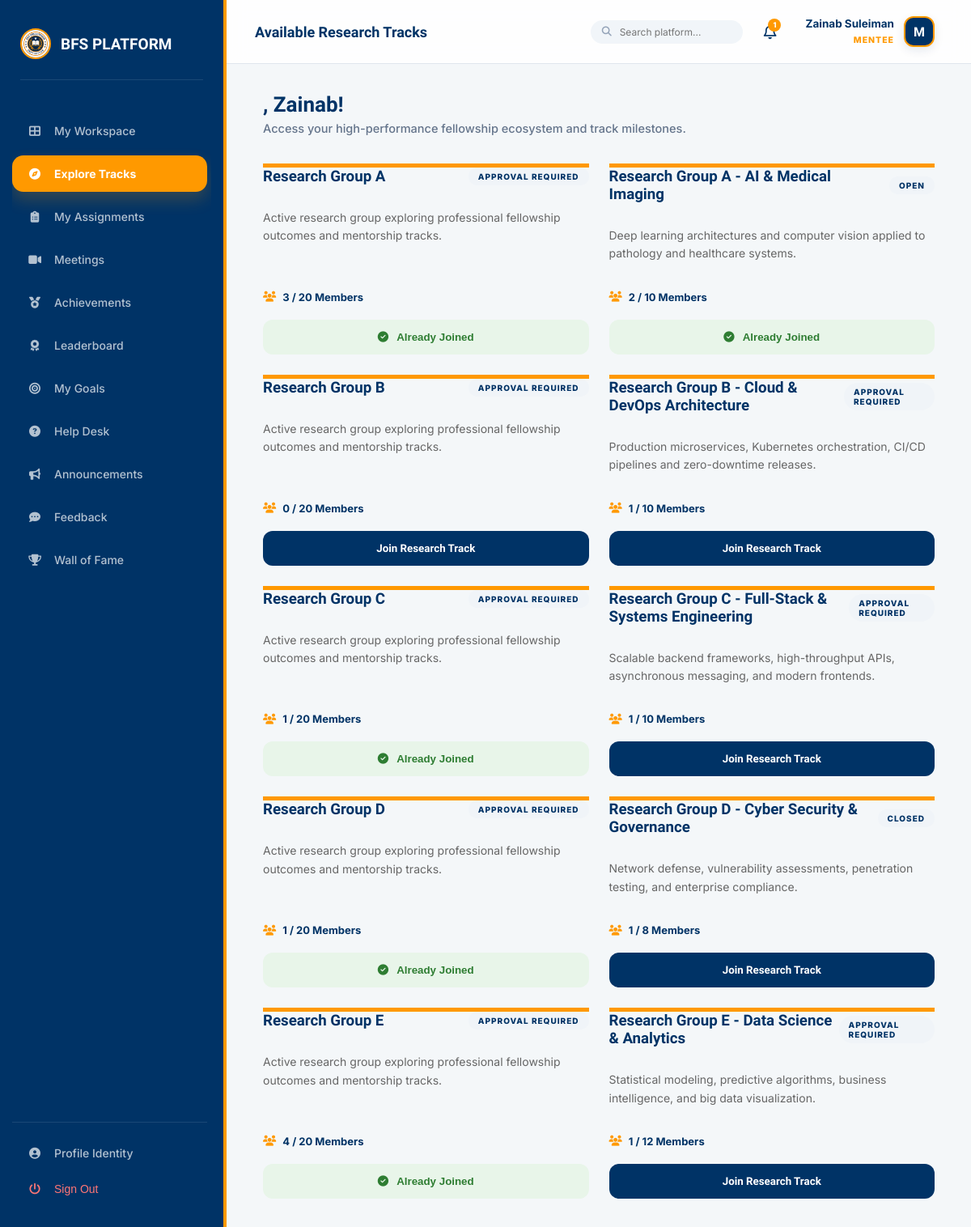
Screenshot of /groups/ (signed in) with the database file from the repository.
### accounts/models.py (models this page shows, shortened)
class User(AbstractUser):
    ROLE_CHOICES = [
        ('mentee', 'Mentee'),
        ('mentor', 'Mentor'),
        ('management', 'Management Team'),
        ('coordinator', 'Programme Coordinator'),
    ]
    role = models.CharField(max_length=20, choices=ROLE_CHOICES, default='mentee')
    phone = models.CharField(max_length=20, blank=True)
    bio = models.TextField(blank=True)
    avatar_url = models.URLField(blank=True)   # Link to OneDrive/SharePoint photo
    is_verified = models.BooleanField(default=False)
    linkedin_url = models.URLField(blank=True, verbose_name="LinkedIn Profile")
    github_url = models.URLField(blank=True, verbose_name="GitHub/Portfolio")
    cv_url = models.URLField(blank=True, verbose_name="CV/Resume (OneDrive Link)")
    qualification = models.CharField(max_length=120, blank=True, help_text="e.g. B.Sc, M.Sc, Ph.D, Professional Fellow")
    expertise = models.CharField(max_length=150, blank=True, help_text="e.g. Software Engineering, AI, Cloud, Research")
    academic_status = models.CharField(max_length=100, blank=True, help_text="e.g. Student, Recent Graduate, Professional")
    interests = models.TextField(blank=True, help_text="Areas of interest or specialization")
    career_goal = models.TextField(blank=True, help_text="Mentee primary career and learning goal")

### groups/models.py (models this page shows, shortened)
class Group(models.Model):
    JOIN_CHOICES = [('open', 'Open'), ('approval', 'Approval Required'), ('closed', 'Closed')]
    STATUS_CHOICES = [('active', 'Active'), ('archived', 'Archived')]
    name = models.CharField(max_length=120)
    description = models.TextField(blank=True)
    capacity = models.PositiveIntegerField(default=20)
    join_status = models.CharField(max_length=15, choices=JOIN_CHOICES, default='approval')
    status = models.CharField(max_length=10, choices=STATUS_CHOICES, default='active')
    mentor = models.ForeignKey(
        settings.AUTH_USER_MODEL,
        on_delete=models.SET_NULL,
        null=True,
        blank=True,
        related_name='mentored_groups'
    )
    coordinator = models.ForeignKey(
        settings.AUTH_USER_MODEL,
        on_delete=models.SET_NULL,
        null=True,
        related_name='coordinated_groups'
    )
    created_at = models.DateTimeField(auto_now_add=True)
    @property
    def member_count(self):
        return self.memberships.count()

### groups/views.py (the view)
# urls.py: path('', views.group_list, name='group_list'),
@role_required('coordinator', 'management', 'mentee', 'mentor')
def group_list(request):
    groups = Group.objects.filter(status='active').order_by('name')
    user_memberships = []
    user_requests = []
    if request.user.is_authenticated:
        user_memberships = GroupMembership.objects.filter(user=request.user).values_list('group_id', flat=True)
        user_requests = JoinRequest.objects.filter(user=request.user, status='pending').values_list('group_id', flat=True)
    return render(request, 'groups/group_list.html', {
        'groups': groups,
        'user_memberships': user_memberships,
        'user_requests': user_requests
    })

### accounts/permissions.py (called while the page is built)
def role_required(*roles):
    def check(user):
        if not user.is_authenticated:
            return False
        if user.role in roles:
            return True
        raise PermissionDenied
    return user_passes_test(check, login_url='accounts:login')

### notifications/context_processors.py (called while the page is built)
def notification_context(request):
    if request.user.is_authenticated:
        unread_count = Notification.objects.filter(user=request.user, is_read=False).count()
        latest = Notification.objects.filter(user=request.user).order_by('-created_at')[:5]
        return {
            'unread_notifications_count': unread_count,
            'latest_notifications': latest
        }
    return {
        'unread_notifications_count': 0,
        'latest_notifications': []
    }

### templates/groups/group_list.html (shortened to what this page needs)
{% extends 'base.html' %}
{% block header_title %}Available Research Tracks{% endblock %}
{% block content %}
<div class="group-grid" style="display: grid; grid-template-columns: repeat(auto-fit, minmax(320px, 1fr)); gap: 25px;">
    {% for group in groups %}
    <div class="card group-card" style="animation-delay: calc({{ forloop.index }} * 0.1s);">
        <div style="display: flex; justify-content: space-between; align-items: center; margin-bottom: 15px;">
            <h3 style="margin:0; font-family: 'Lexend'; color: var(--navy);">{{ group.name }}</h3>
            <span style="font-size: 10px; font-weight: 800; background: #f0f4f8; color: var(--navy); padding: 5px 12px; border-radius: 20px; letter-spacing: 1px;">
                {{ group.get_join_status_display|upper }}
            </span>
        </div>
        <p style="font-size: 14px; color: #666; flex: 1; line-height: 1.6;">
            {{ group.description|default:"Active research group exploring professional fellowship outcomes and mentorship tracks." }}
        </p>
        <div style="margin: 20px 0; font-size: 13px; color: var(--navy); font-weight: 700; display: flex; align-items: center; gap: 8px;">
            <i class="fas fa-users" style="color: var(--gold);"></i>
            {{ group.member_count }} / {{ group.capacity }} Members
        </div>
        {% if user.role == 'mentee' %}
            {% if group.id in user_memberships %}
                <button disabled style="background: #e8f5e9; color: #2e7d32; width: 100%; border: none; padding: 14px; border-radius: 12px; font-weight: 700; cursor: not-allowed; display: flex; align-items: center; justify-content: center; gap: 10px;">
                    <i class="fas fa-check-circle"></i> Already Joined
                </button>
            {% elif group.member_count >= group.capacity %}
                <button disabled style="background: #f5f5f5; color: #999; width: 100%; border: none; padding: 14px; border-radius: 12px; font-weight: 700; cursor: not-allowed;">
                    Group Capacity Full
                </button>
            {% else %}
                <button onclick="openJoinModal('{{ group.id }}', '{{ group.name }}')" class="btn-join-active" style="background: var(--navy); color: white; width: 100%; border: none; padding: 14px; border-radius: 12px; cursor: pointer; font-weight: 700; transition: 0.3s; font-family: 'Lexend';">
                    Join Research Track
                </button>
            {% endif %}
        {% endif %}
    </div>
    {% endfor %}
</div>
{% endblock %}

### templates/base.html (shortened to what this page needs)
{% load static %}
<!DOCTYPE html>
<html lang="en">
<head>
    <link rel="stylesheet" href="https://cdnjs.cloudflare.com/ajax/libs/font-awesome/6.4.0/css/all.min.css">
</head>
<body>
    <aside class="sidebar" id="sidebar">
        <div class="brand">
            <img src="{% static 'images/logo.jpg' %}" alt="BFS Logo">
            <span>BFS PLATFORM</span>
        </div>
        <nav class="nav-menu">
            {% if user.role == 'mentee' %}
                <a href="{% url 'dashboard:mentee_dashboard' %}" class="nav-item {% if request.resolver_match.url_name == 'mentee_dashboard' %}active{% endif %}">
                    <i class="fas fa-th-large"></i> My Workspace
                </a>
                <a href="{% url 'groups:group_list' %}" class="nav-item {% if 'groups' in request.path and 'meetings' not in request.path and 'pairings' not in request.path %}active{% endif %}">
                    <i class="fas fa-compass"></i> Explore Tracks
                </a>
                <a href="{% url 'tasks:my_tasks_list' %}" class="nav-item {% if 'tasks' in request.path %}active{% endif %}">
                    <i class="fas fa-clipboard-list"></i> My Assignments
                </a>
                <a href="{% url 'groups:meeting_list' %}" class="nav-item {% if 'meetings' in request.path %}active{% endif %}">
                    <i class="fas fa-video"></i> Meetings
                </a>
                <a href="{% url 'progress:achievements' %}" class="nav-item {% if 'achievements' in request.path %}active{% endif %}">
                    <i class="fas fa-medal"></i> Achievements
                </a>
                <a href="{% url 'progress:leaderboard' %}" class="nav-item {% if 'leaderboard' in request.path %}active{% endif %}">
                    <i class="fas fa-award"></i> Leaderboard
                </a>
                <a href="{% url 'progress:goals' %}" class="nav-item {% if 'goals' in request.path %}active{% endif %}">
                    <i class="fas fa-bullseye"></i> My Goals
                </a>
                <a href="{% url 'helpdesk:home' %}" class="nav-item {% if 'helpdesk' in request.path %}active{% endif %}">
                    <i class="fas fa-question-circle"></i> Help Desk
                </a>
                <a href="{% url 'announcements:list' %}" class="nav-item {% if 'announcements' in request.path %}active{% endif %}">
                    <i class="fas fa-bullhorn"></i> Announcements
                </a>
                <a href="{% url 'progress:feedback' %}" class="nav-item {% if 'feedback' in request.path %}active{% endif %}">
                    <i class="fas fa-comment-dots"></i> Feedback
                </a>
                <a href="{% url 'core:wall_of_fame' %}" class="nav-item {% if 'wall-of-fame' in request.path %}active{% endif %}">
                    <i class="fas fa-trophy"></i> Wall of Fame
                </a>
            {% endif %}
            <div style="margin-top: auto; border-top: 1px solid rgba(255,255,255,0.1); padding-top: 15px;">
                <a href="{% url 'accounts:profile' %}" class="nav-item {% if 'profile' in request.path %}active{% endif %}">
                    <i class="fas fa-user-circle"></i> Profile Identity
                </a>
                <button onclick="document.getElementById('logout-form').submit();" class="nav-item" style="color: #ff7675; cursor: pointer;">
                    <i class="fas fa-power-off"></i> Sign Out
                </button>
            </div>
        </nav>
    </aside>
    <main class="main">
        <header class="topbar">
            <div style="display: flex; align-items: center; gap: 15px;">
                <h2 style="margin:0; font-family:'Lexend'; font-size: 18px; color: var(--navy);">{% block header_title %}{% endblock %}</h2>
            </div>
            <div style="display: flex; align-items: center; gap: 20px;">
                <form method="get" action="{% url 'core:search' %}" style="display: flex; align-items: center; background: #f1f5f9; border-radius: 20px; padding: 6px 14px;">
                    <i class="fas fa-search" style="color: #94a3b8; font-size: 12px; margin-right: 8px;"></i>
                    <input type="text" name="q" placeholder="Search platform..." style="border: none; background: transparent; outline: none; font-size: 12px; width: 140px; font-family: inherit;">
                </form>
                <a href="{% url 'notifications:notification_list' %}" style="position: relative; color: var(--navy); text-decoration: none; font-size: 18px; padding: 6px;">
                    <i class="far fa-bell"></i>
                    {% if unread_notifications_count > 0 %}
                    <span style="position: absolute; top: 0; right: 0; background: var(--gold); color: white; border-radius: 50%; font-size: 9px; font-weight: 800; width: 16px; height: 16px; display: flex; align-items: center; justify-content: center;">
                        {{ unread_notifications_count }}
                    </span>
                    {% endif %}
                </a>
                <div class="identity-card" data-role="{{ user.get_role_display }}">
                    <div style="display: flex; align-items: center; gap: 12px;">
                        <div style="text-align: right; line-height: 1.2;">
                            <span style="display: block; font-weight: 700; font-size: 13.5px; color: var(--navy);">{{ user.get_full_name|default:user.username }}</span>
                            <span style="font-size: 10.5px; color: var(--gold); font-weight: 800; text-transform: uppercase; letter-spacing: 1px;">{{ user.role }}</span>
                        </div>
                        <div style="width: 38px; height: 38px; border-radius: 12px; background: var(--navy); color: white; display: flex; align-items: center; justify-content: center; font-weight: 800; font-family: 'Lexend'; border: 2px solid var(--gold); box-shadow: 0 4px 12px rgba(0, 51, 102, 0.1);">
                            {{ user.username|first|upper }}
                        </div>
                    </div>
                </div>
            </div>
        </header>
        <div class="content-body">
            <div class="welcome-banner">
                <h1>{{ greeting }}, {{ user.first_name|default:user.username }}!</h1>
                <p>Access your high-performance fellowship ecosystem and track milestones.</p>
            </div>
            {% block content %}{% endblock %}
        </div>
    </main>
</body>
</html>

### templates/base.html (style rules this page uses)
:root { --navy: #003366; --navy-light: #004d99; --navy-dark: #001a33; --gold: #FF9900; --gold-soft: rgba(255, 153, 0, 0.12); --bg: #F4F7F9; --surface: #FFFFFF; --line: #E0E6ED; --text: #1A2B3C; --danger: #e74c3c; --success: #2ecc71; --radius: 16px; --transition: all 0.4s cubic-bezier(0.165, 0.84, 0.44, 1); }
* { box-sizing: border-box; -webkit-tap-highlight-color: transparent; }
body { margin: 0; background: var(--bg); color: var(--text); font-family: 'Inter', sans-serif; display: flex; height: 100vh; width: 100vw; overflow: hidden; }
.sidebar { width: 280px; background: var(--navy); color: white; display: flex; flex-direction: column; padding: 25px 15px; z-index: 1100; transition: var(--transition); border-right: 4px solid var(--gold); flex-shrink: 0; }
.brand { display: flex; align-items: center; gap: 12px; font-family: 'Lexend'; font-weight: 700; font-size: 19px; margin: 10px 10px 40px; border-bottom: 1px solid rgba(255,255,255,0.1); padding-bottom: 25px; }
.brand img { width: 38px; height: 38px; border-radius: 50%; border: 2px solid var(--gold); }
.nav-menu { flex: 1; display: flex; flex-direction: column; gap: 8px; overflow-y: auto; padding-right: 5px; }
.nav-item { display: flex; align-items: center; gap: 14px; padding: 14px 18px; border-radius: 14px; color: rgba(255,255,255,0.7); font-size: 14px; font-weight: 500; text-decoration: none; transition: 0.3s; cursor: pointer; border: none; background: transparent; width: 100%; text-align: left; }
.nav-item.active { background: var(--gold); color: white !important; font-weight: 700; box-shadow: 0 10px 20px rgba(255, 153, 0, 0.2); }
.nav-item i { width: 20px; text-align: center; }
.main { flex: 1; display: flex; flex-direction: column; min-width: 0; position: relative; }
.topbar { background: rgba(255, 255, 255, 0.85); backdrop-filter: blur(12px); -webkit-backdrop-filter: blur(12px); padding: 15px 35px; border-bottom: 1px solid var(--line); display: flex; justify-content: space-between; align-items: center; z-index: 1000; }
.content-body { padding: 35px 45px; overflow-y: auto; flex: 1; scroll-behavior: smooth; }
.welcome-banner { margin-bottom: 35px; animation: fadeInUp 0.8s cubic-bezier(0.165, 0.84, 0.44, 1); }
.welcome-banner h1 { margin: 0; font-family: 'Lexend'; color: var(--navy) !important; font-size: 26px; font-weight: 700; }
.welcome-banner p { margin: 6px 0 0; color: #64748b; font-size: 14.5px; font-weight: 500; }
.identity-card { position: relative; cursor: pointer; transition: 0.3s; padding: 5px 10px; border-radius: 12px; }

### templates/groups/group_list.html (style rules this page uses)
.group-card { transition: 0.4s; border-top: 5px solid var(--gold); display: flex; flex-direction: column; animation: fadeInUp 0.6s ease backwards; }

### rows the page displays
User: get_full_name "Zainab Suleiman", role "MENTEE", username|first "M", first_name "Zainab"
Group: name "Research Group A", join_status "APPROVAL REQUIRED", description "Active research group exploring professional fellowship outcomes and mentorship tracks.", member_count "3", capacity "20", shows "Already Joined"
Group: name "Research Group A - AI & Medical Imaging", join_status "OPEN", description "Deep learning architectures and computer vision applied to pathology and healthcare systems.", member_count "2", capacity "10", shows "Already Joined"
Group: name "Research Group B", join_status "APPROVAL REQUIRED", description "Active research group exploring professional fellowship outcomes and mentorship tracks.", member_count "0", capacity "20"
Group: name "Research Group B - Cloud & DevOps Architecture", join_status "APPROVAL REQUIRED", description "Production microservices, Kubernetes orchestration, CI/CD pipelines and zero-downtime releases.", member_count "1", capacity "10"
Group: name "Research Group C", join_status "APPROVAL REQUIRED", description "Active research group exploring professional fellowship outcomes and mentorship tracks.", member_count "1", capacity "20", shows "Already Joined"
Group: name "Research Group C - Full-Stack & Systems Engineering", join_status "APPROVAL REQUIRED", description "Scalable backend frameworks, high-throughput APIs, asynchronous messaging, and modern frontends.", member_count "1", capacity "10"
Group: name "Research Group D", join_status "APPROVAL REQUIRED", description "Active research group exploring professional fellowship outcomes and mentorship tracks.", member_count "1", capacity "20", shows "Already Joined"
Group: name "Research Group D - Cyber Security & Governance", join_status "CLOSED", description "Network defense, vulnerability assessments, penetration testing, and enterprise compliance.", member_count "1", capacity "8"
Group: name "Research Group E", join_status "APPROVAL REQUIRED", description "Active research group exploring professional fellowship outcomes and mentorship tracks.", member_count "4", capacity "20", shows "Already Joined"
Group: name "Research Group E - Data Science & Analytics", join_status "APPROVAL REQUIRED", description "Statistical modeling, predictive algorithms, business intelligence, and big data visualization.", member_count "1", capacity "12"

### other values shown
{{ unread_notifications_count }} "1"
